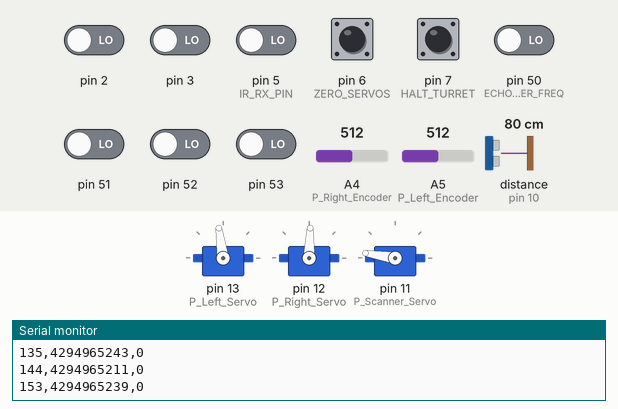
Recording of a sketch running on a simulated Arduino Mega 2560, built with avr-gcc and run on an emulated ATmega2560. Shown: 3 × servo, the last lines printed to the serial monitor. Wiring (inferred from the names in the program): ultrasonic range finder: trigger pin 9; echo pin 10. The inputs (shaded band) are chosen by the test bench; at power-on: pin 6 (ZERO_SERVOS), pin 7 (HALT_TURRET) HIGH, pin 2, pin 3, pin 5 (IR_RX_PIN), pin 50 (ECHO_TIMER_FREQ), pin 51–53 LOW, A5 (P_Left_Encoder) = 512, A4 (P_Right_Encoder) = 512, distance to the obstacle (sensor on pin 10) 80 cm. The echo pulse lasts 58.3 µs per cm.

Above: at 4.8 s.
4.9 s: A5 (P_Left_Encoder) set to 610
At 5.1 s:
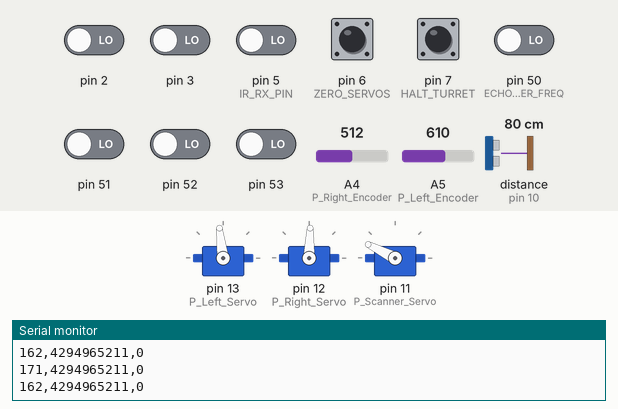
7.9 s: A4 (P_Right_Encoder) set to 610
At 8.0 s:
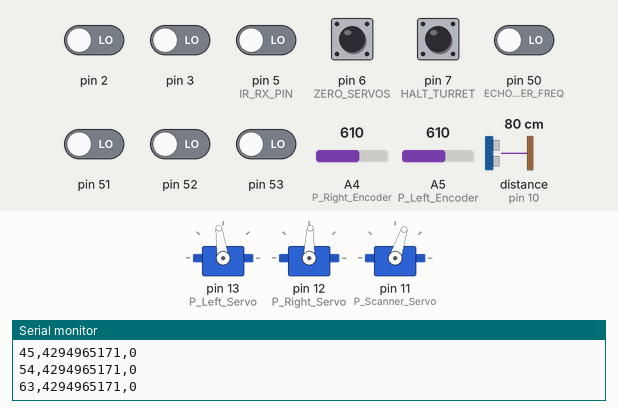
10.9 s: pin 6 (ZERO_SERVOS) pulled LOW for 0.15 s
At 11.16 s:
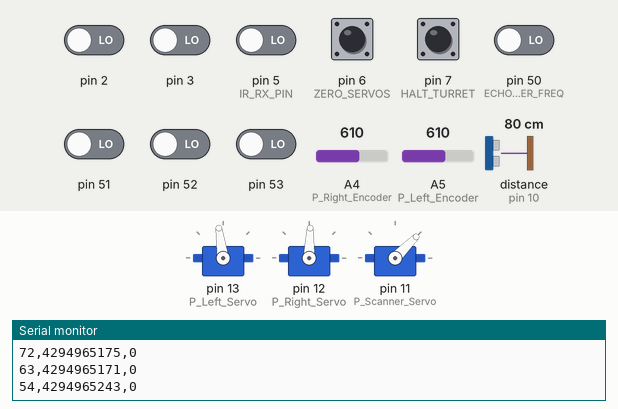
13.9 s: pin 6 (ZERO_SERVOS) pulled LOW for 1 s
At 14.83 s:
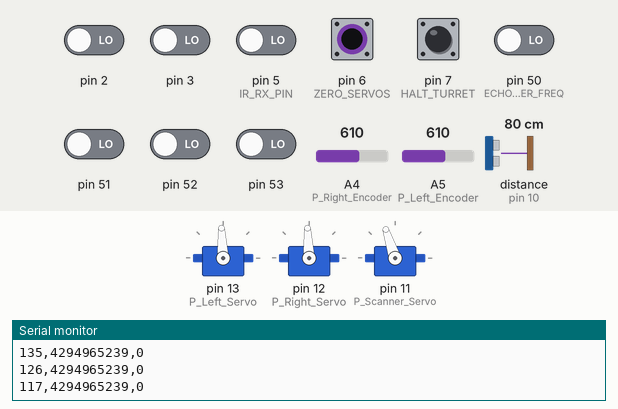
Timing chart, 0 to 17.9 s (numbered marks = the images above; inputs shaded):
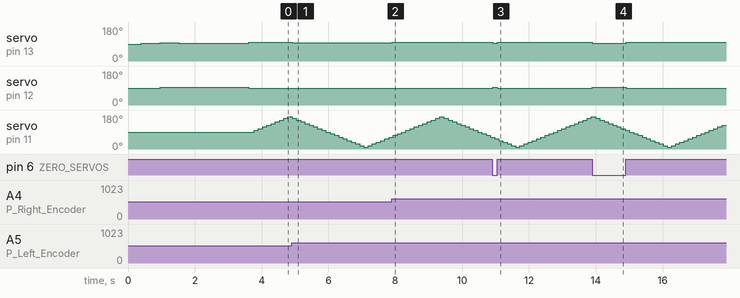

Measured:
- after the input at 4.9 s, servo on pin 13 (P_Left_Servo): 98° → 97° at once
- after the input at 7.9 s, servo on pin 13 (P_Left_Servo): 97° → 98° at once
- after the input at 10.9 s, servo on pin 13 (P_Left_Servo): 98° → 93° at once, → 98° 0.14 s later; servo on pin 12 (P_Right_Servo): 88° → 93° at once, → 88° 0.14 s later
- after the input at 13.9 s, servo on pin 13 (P_Left_Servo): 98° → 93° at once, → 98° 1.0 s later; servo on pin 12 (P_Right_Servo): 88° → 93° at once, → 88° 1.0 s later

The sketch:

origin.ino
```cpp
// BOE Bot Dead Reckoning using wheel encoders
// with IR beacon and HC-SR04 distance sensing
#include <Servo.h>
#include <math.h>
// Hacked version of the NewPing library is BotPing
#include "BotPing.h"

// Debug Pins
#define ZERO_SERVOS 6
#define HALT_TURRET 7

// Pinger
#define TRIGGER_PIN  9  // Arduino pin tied to trigger pin on ping sensor.
#define ECHO_PIN     10  // Arduino pin tied to echo pin on ping sensor.
#define MAX_DISTANCE 200 // Maximum distance we want to ping in cm.
volatile char ping_in_progress = 0;
volatile char isr_interrupt_count = 0;
volatile char isr_preamble_count = 0;
volatile char isr_poll_bits = 0;
volatile char isr_input_pin = 0;
volatile char isr_ir_value = 0;
volatile char isr_ir_available = 0;
unsigned long us_ping_result;
BotPing sonar(TRIGGER_PIN, ECHO_PIN, MAX_DISTANCE);

// Infrared Beacon Receiver
#define IR_RX_PIN 5
volatile uint8_t *irrxInput;
uint8_t irrxBit;


// Switch to enable transmission of telemetry data over serial port
// Otherwise human readable data is printed
char bot_plot = 0;

// Analog inputs used for wheel encoder photo transistors
#define P_Right_Encoder 4
#define P_Left_Encoder 5

// Motor servo control
#define P_Right_Servo 12
#define P_Left_Servo 13
#define L_SERVO_CENTER 1500
#define R_SERVO_CENTER 1500

// Scanner Servo
#define P_Scanner_Servo 11
int scanner_angle = 90;
int old_angle = 90;
int scanner_increment = 9;
int scanner_offset = 0;

// Goal Seeking PID Variables ---------------------------------------
struct go_to_st {
	double gx;
	double gy;
	int speed;
	double tolerance;
	int last;
};
PROGMEM const struct go_to_st go_to_table[] = {
#include "robot_goals.h"
};

// Next point in FLASH table is copied to RAM here
struct go_to_st go_to_point;

char go_to_done = 1;
#define GO_TO_KP 30.0
#define GO_TO_KI 0.0
#define GO_TO_KD 0.0
#define TOO_MUCH_ERROR 50.0
double go_to_x = 0.0;
double go_to_y = 0.0;
double go_to_PID = 0.0;
double go_to_old_err = 0.0;
double go_to_err;
double go_to_distance;
double go_to_tolerance;
int go_to_speed;
double goal_heading, bot_heading, Pterm, Iterm, Dterm;
int right_speed, left_speed;
int go_to_state;
// end of goal seeking variables -----------------------------------


// Odometry constants YOU MUST CALIBRATE THESE CONSTANTS AGAINST YOUR ROBOT
// TICKS_PER_CIRCLE is the number of encoder ticks needed on one wheel to
// turn the robot 360 degrees when the other wheel is not moving
// #define TICKS_PER_CIRCLE 99.6
//#define TICKS_PER_CIRCLE 102
#define TICKS_PER_CIRCLE 153
// DELTA is the amount the robot turns (radians) when one wheel turns by one tick
// delta = 2*PI/TICKS_PER_CIRCLE
//#define DELTA 0.0615998559527410438914243800643
#define DELTA 0.0410665706351606959276162533762

// SIN_DELTA and COS_DELTA are the sine and cosine of DELTA
//#define SIN_DELTA 0.06156090613394283745053467245961
#define SIN_DELTA 0.04105502873160330941527811742663
//#define COS_DELTA 0.99810332873704407815955807227985
#define COS_DELTA 0.99915688688806385405335903139591
// L_SIN_DELTA is the distance the robot moves forward
// when one wheel turns one tick forward
//#define L_SIN_DELTA 0.125
#define L_SIN_DELTA 0.08333333333333333333333333333333

// Odometry variables
// See Parallax application note ApplyEncoder.pdf
// The angle of the robot is not stored as theta, but as sin(theta)
// and cos(theta). No sine and cosine function calls are made in this
// program. The sine and cosine valuse are updated directly.
#define SIDE_LEFT 1
#define SIDE_RIGHT 0
double bot_x;
double bot_y;
double bot_sin;
double bot_cos;
char NewSequence;
char LastSide;

// Servos
Servo servoLeft;
Servo servoRight;
Servo servoScanner;

// Encoder counts updated by poll_encoders() Polling Routine
volatile long ECount_Left;
volatile long ECount_Right;
volatile long WCount_Left;
volatile long WCount_Right;

char ENC_Right, Old_ENC_Right;
char ENC_Left, Old_ENC_Left;

// Servo motor current direction and power
// Forward-Reverse: 1=Forward, 0=stationary, -1=Reverse
#define FR_FORWARD 1
#define FR_REVERSE -1
#define FR_STATIONARY 0
volatile char Fwd_Rev_Left;
volatile char Fwd_Rev_Right;

// Power: -100...0...+100
int Power_Left;
int Power_Right;

// Time allocation in microsoeconds for base level loop
#define BASE_TIME 10000
unsigned long us_consumed_time;	// Loop time consumed by control
unsigned long max_consumed_time = 0;
// System microsecond tick markers
unsigned long us_ticks;
unsigned long us_start_marker;

// Counter for inline tasks executed less often than once per loop
// Every loop takes 10 msec, so if EVERY_N_LOOPS is 10 then tasks
// in the section in loop() get called every 100 msec.
#define EVERY_N_LOOPS 10
#define MIDDLE_LOOP 5
unsigned char loop_counter_n;
// every second
long loop_counter_s;

void setup()
{
	pinMode(ZERO_SERVOS, INPUT_PULLUP);
	pinMode(HALT_TURRET, INPUT_PULLUP);
	Serial.begin(115200);

	servoLeft.attach(P_Left_Servo);
	servoRight.attach(P_Right_Servo);
	servoScanner.attach(P_Scanner_Servo);
	delay(100);
	servoScanner.write(scanner_angle + scanner_offset);
	delay(300);
	//if (digitalRead(ZERO_SERVOS) == LOW) {
	//	servoLeft.writeMicroseconds(L_SERVO_CENTER);
	//	servoRight.writeMicroseconds(R_SERVO_CENTER);
	//	while (1)
	//		;
	//}
	// Serial.println("Align wheels");
	align_wheels();
	delay(1000);
	ENC_Right = 0;
	ENC_Left = 0;
	Old_ENC_Right = 0;
	Old_ENC_Left = 0;
	poll_encoders();
	poll_encoders();
	poll_encoders();

	reset_encoder_counts();

	loop_counter_n = 2;
	loop_counter_s = 0;

	// Initialize odometry
	delay(1000);
	// Serial.println("Init Odometer");
	reset_odometry();

	// Initialize GO TO controller
	go_to_state = 0;
	// Serial.println("Init GOTO");
	delay(100);
	go_to_goal_idx(go_to_state);
	// Serial.println("GOTO Done");

	// Initial time
	us_ticks = micros();
	us_start_marker = us_ticks;

	// Enable Ping, IR and Periodic Interrupts
	irrxInput = portInputRegister(digitalPinToPort(IR_RX_PIN));
	irrxBit = digitalPinToBitMask(IR_RX_PIN);
	// These use the HACKED NewPing Library called BotPing
	// BotPing::ping_timer() simply triggers a ping and does not call BotPing::timer_us
	// BotPing::check_timer() checks for an echo but does not stop the timer
	// The interrupt handler registered by BotPing::sonar.timer_us() can then
	//   handle both echo and IR processing
	sonar.ping_timer(periodicInterrupt);	//
	ping_in_progress = 1;
	sonar.timer_us(ECHO_TIMER_FREQ, periodicInterrupt);
}

void loop()
{
	// poll encoders and perform odometry
	poll_encoders();

	// Invoke GO TO Controller
	go_to_goal_PID();
  do_comm_tasks();
	// If goal is reached advance to the next goal, if any left
	if (go_to_done) {
		if (go_to_point.last == 0) {
			go_to_state++;
			go_to_goal_idx(go_to_state);
		}
	}

	loop_counter_n++;
	if (loop_counter_n == EVERY_N_LOOPS) {
		loop_counter_n = 0;
		// less often called tasks here (10 times a second)
		// Navigation, response to sensor stimulus and so on can happen here

		// Add your 100 mS tasks here
		Serial.print(old_angle);
		Serial.print(",");
		if (ping_in_progress == 1) {
			// Echo should have come back or timed out by now
			// if not then Pinger Error
			Serial.print("0,");
		} else {
			// Ping came back
			// Latest echo delay is in variable: us_ping_result
//			Serial.print(us_ping_result/US_ROUNDTRIP_IN);
       Serial.print(us_ping_result);
			Serial.print(",");
		}
		us_ping_result = 0;
		// Send another ping
		sonar.ping_timer(periodicInterrupt);
		ping_in_progress = 1;
		// Check for IR Beacon
		if (isr_ir_available) {
			isr_ir_available = 0;
			Serial.println(isr_ir_value&0x0f);
		} else {
			Serial.println("0");
		}

		// Tasks done even less often (2x a second)
		// Stagger prnting tasks over two different loop iterations
		loop_counter_s++;
		if ((loop_counter_s % 5) == 0) {
			// if (bot_plot) print_debug1a(); else print_debug1();
			loop_counter_s = 0;
		}
		if ((loop_counter_s % 5) == 2) {
			// if (bot_plot) print_debug2a(); else print_debug2();
		}
		// Update the scanner angle but don't move the servo yet
		old_angle = scanner_angle;
		scanner_angle += scanner_increment;
		if (scanner_angle > 171) {
			scanner_angle = 171 - scanner_increment;
			scanner_increment = - scanner_increment;
		} else if (scanner_angle < 9) {
			scanner_angle = 9 - scanner_increment;
			scanner_increment = -scanner_increment;
		}
	}
	// Move scanner servo at a time staggered 50 ms from ping
	if (loop_counter_n == MIDDLE_LOOP) {
		if (digitalRead(HALT_TURRET) != LOW) {
			servoScanner.write(scanner_angle + scanner_offset);
		}
	}

	// Whatever real time is left in loop() can be used for other tasks
	// max_consumed_time is used to record maximum realtime used per loop
	us_consumed_time = micros() - us_start_marker;
	if (max_consumed_time < us_consumed_time)
		max_consumed_time = us_consumed_time;
	if (us_consumed_time < BASE_TIME) {
		while((micros() - us_start_marker) < BASE_TIME)
			do_comm_tasks();
	}
	us_start_marker = micros();
}

void do_comm_tasks()
{

  int distance = sonar.ping_cm();
//  if(distance < 20){
//    go_to_done = 1;
//    set_speeds_calibrated(0, 0);
//    return;
//  }
}

void print_debug1()
{
	Serial.print("PID=");
	Serial.print(go_to_PID,2);
	Serial.print("  D=");
	Serial.print(go_to_distance, 2);
	Serial.print("  x=");
	Serial.print(bot_x, 2);
	Serial.print("  y=");
	Serial.print(bot_y, 2);
	Serial.print("  a=");
	Serial.print(bot_heading*(180/M_PI), 2);
}
void print_debug1a()
{
	Serial.print(bot_x, 2);
	Serial.print(",");
	Serial.print(bot_y, 2);
	Serial.print(",");
	Serial.print(bot_heading*(180/M_PI), 2);
	Serial.print(",");
}
void print_debug2()
{

	Serial.print("  maxtime=");
	Serial.println(max_consumed_time);
}
void print_debug2a()
{
	Serial.print(go_to_x, 2);
	Serial.print(",");
	Serial.print(go_to_y, 2);
	Serial.print(",");
	Serial.print(left_speed);
	Serial.print(",");
	Serial.println(right_speed);
}

// Read the wheel encoders and perform odometry
// This routine would have been much simpler if crab-walk compensation was not necessary
// Need a volunteer to simplify this code
void poll_encoders()
{
	double bcos;

	// Read the wheel sensor values. This blows away 200 microseconds
	int VR = analogRead(P_Right_Encoder);
	int VL = analogRead(P_Left_Encoder);

	// Check current phototransistor levels with hysteresis
	// ADC values 300 and 600 correspond to the Vil max, and Vih min of the ATMega
	if (VR < 300) ENC_Right = 0;
	else if (VR > 600) ENC_Right = 1;
	if (VL < 300) ENC_Left = 0;
	else if (VL > 600) ENC_Left = 1;

	// Process the right wheel first
	if (ENC_Right != Old_ENC_Right) {
		if (Fwd_Rev_Right > 0)
			ECount_Right++;
		else if (Fwd_Rev_Right < 0)
			ECount_Right--;
		Old_ENC_Right = ENC_Right;
		// Odometry
		if (NewSequence == 0) {	// If last step was the 2nd of a sequence start a new one
			NewSequence = 1;
		} else {	// If side is same as last one start a new sequence
			if (LastSide == SIDE_RIGHT) NewSequence = 1; else NewSequence = 0;
			// But reverse the roles of the wheels if going backward
			if (Fwd_Rev_Right == FR_REVERSE) NewSequence ^= 1;
		}
		// Remember that this side moved (but switch wheel roles if going backward)
		if (Fwd_Rev_Right == FR_REVERSE) LastSide = SIDE_LEFT; else LastSide = SIDE_RIGHT;

		if (NewSequence == 1) {
			// Update position first
			if (Fwd_Rev_Right != FR_REVERSE) {
				bot_x = bot_x + bot_cos * L_SIN_DELTA;
				bot_y = bot_y + bot_sin * L_SIN_DELTA;
			} else {
				bot_x = bot_x - bot_cos * L_SIN_DELTA;
				bot_y = bot_y - bot_sin * L_SIN_DELTA;
			}
			// Then update angle
			if (LastSide == SIDE_RIGHT) {
				bcos = (bot_cos * COS_DELTA) - (bot_sin * SIN_DELTA);
				bot_sin = (bot_sin * COS_DELTA) + (bot_cos * SIN_DELTA);
				bot_cos = bcos;
			} else {
				bcos = (bot_cos * COS_DELTA) + (bot_sin * SIN_DELTA);
				bot_sin = (bot_sin * COS_DELTA) - (bot_cos * SIN_DELTA);
				bot_cos = bcos;
			}

		} else {
			// Update angle first
			if (LastSide == SIDE_RIGHT) {
				bcos = (bot_cos * COS_DELTA) - (bot_sin * SIN_DELTA);
				bot_sin = (bot_sin * COS_DELTA) + (bot_cos * SIN_DELTA);
				bot_cos = bcos;
			} else {
				bcos = (bot_cos * COS_DELTA) + (bot_sin * SIN_DELTA);
				bot_sin = (bot_sin * COS_DELTA) - (bot_cos * SIN_DELTA);
				bot_cos = bcos;
			}
			// Then update position
			if (Fwd_Rev_Right != FR_REVERSE) {
				bot_x = bot_x + bot_cos * L_SIN_DELTA;
				bot_y = bot_y + bot_sin * L_SIN_DELTA;
			} else {
				bot_x = bot_x - bot_cos * L_SIN_DELTA;
				bot_y = bot_y - bot_sin * L_SIN_DELTA;
			}
		}

	}

	// Process the left wheel
	if (ENC_Left != Old_ENC_Left) {
		if (Fwd_Rev_Left > 0)
			ECount_Left++;
		else if (Fwd_Rev_Left < 0)
			ECount_Left--;
		Old_ENC_Left = ENC_Left;
		// Odometry
		if (NewSequence == 0) {	// If last step was the 2nd of a sequence start a new one
			NewSequence = 1;
		} else {	// If side is same as last one start a new sequence
			if (LastSide == SIDE_LEFT) NewSequence = 1; else NewSequence = 0;
			// But reverse the roles of the wheels if going backward
			if (Fwd_Rev_Left == FR_REVERSE) NewSequence ^= 1;
		}
		// Remember that this side moved (but switch wheel roles if going backward)
		if (Fwd_Rev_Left == FR_REVERSE) LastSide = SIDE_RIGHT; else LastSide = SIDE_LEFT;

		if (NewSequence == 1) {
			// Update position first
			if (Fwd_Rev_Left != FR_REVERSE) {
				bot_x = bot_x + bot_cos * L_SIN_DELTA;
				bot_y = bot_y + bot_sin * L_SIN_DELTA;
			} else {
				bot_x = bot_x - bot_cos * L_SIN_DELTA;
				bot_y = bot_y - bot_sin * L_SIN_DELTA;
			}
			// Then update angle
			if (LastSide == SIDE_RIGHT) { // SIDE_RIGHT not a typo
				bcos = (bot_cos * COS_DELTA) - (bot_sin * SIN_DELTA);
				bot_sin = (bot_sin * COS_DELTA) + (bot_cos * SIN_DELTA);
				bot_cos = bcos;
			} else {
				bcos = (bot_cos * COS_DELTA) + (bot_sin * SIN_DELTA);
				bot_sin = (bot_sin * COS_DELTA) -(bot_cos * SIN_DELTA);
				bot_cos = bcos;
			}

		} else {
			// Update angle first
			if (LastSide == SIDE_RIGHT) { // SIDE_RIGHT not a typo
				bcos = (bot_cos * COS_DELTA) - (bot_sin * SIN_DELTA);
				bot_sin = (bot_sin * COS_DELTA) + (bot_cos * SIN_DELTA);
				bot_cos = bcos;
			} else {
				bcos = (bot_cos * COS_DELTA) + (bot_sin * SIN_DELTA);
				bot_sin = (bot_sin * COS_DELTA) - (bot_cos * SIN_DELTA);
				bot_cos = bcos;
			}
			// Then update position
			if (Fwd_Rev_Left != FR_REVERSE) {
				bot_x = bot_x + bot_cos * L_SIN_DELTA;
				bot_y = bot_y + bot_sin * L_SIN_DELTA;
			} else {
				bot_x = bot_x - bot_cos * L_SIN_DELTA;
				bot_y = bot_y - bot_sin * L_SIN_DELTA;
			}
		}

	}
}

void set_speeds_raw(int speedLeft, int speedRight)
{
	// speedLeft, speedRight ranges: Backward  Linear  Stop  Linear   Forward
	//                               -200      -100......0......100       200
	servoLeft.writeMicroseconds(L_SERVO_CENTER + speedLeft);   // Set Left servo speed
	servoRight.writeMicroseconds(R_SERVO_CENTER - speedRight); // Set right servo speed

	if (speedLeft>0) Fwd_Rev_Left = 1;
	else if (speedLeft<0) Fwd_Rev_Left = -1;
	else Fwd_Rev_Left = 0;

	if (speedRight>0) Fwd_Rev_Right = 1;
	else if (speedRight<0) Fwd_Rev_Right = -1;
	else Fwd_Rev_Right = 0;
}

void set_speeds_calibrated(int speedLeft, int speedRight)
{
	// Add a calibration curve here if necessary
	set_speeds_raw(speedLeft, speedRight);
}

void align_wheels()
{
	int i, VS, minv;

	set_speeds_raw(0, 30);
	minv = 2000;
	for (i=0; i<500; i++) {
		delay(1);
		VS = analogRead(P_Right_Encoder);
		if (VS < minv) minv = VS;
	}
	minv += 5;
	for (i=0; i<2000; i++) {
		delay(1);
		VS = analogRead(P_Right_Encoder);
		if (VS < minv) break;
	}
	set_speeds_raw(0, 0);
	set_speeds_raw(30, 0);
	minv = 2000;
	for (i=0; i<500; i++) {
		delay(1);
		VS = analogRead(P_Left_Encoder);
		if (VS < minv) minv = VS;
	}
	minv += 5;
	for (i=0; i<2000; i++) {
		delay(1);
		VS = analogRead(P_Left_Encoder);
		if (VS < minv) break;
	}
	set_speeds_raw(0, 0);
}

void reset_odometry()
{
	bot_x = 0.0;
	bot_y = 0.0;
	bot_sin = 1.0;	// assume robot is headed in the positive y axis direction
	bot_cos = 0.0;
	NewSequence = 0;
	LastSide = SIDE_RIGHT;
}

void reset_encoder_counts()
{
	ECount_Left = 0;
	ECount_Right = 0;
	WCount_Left = 0;
	WCount_Right = 0;
}

// Goal Seeking PID -------------------------------------------
//
// go_to_goal()
//	Initializes the GO TO controller to seek a new goal
//	Inputs:
//		double gx, gy: The coordinates of the new goal
//		int speed: The wheel speed at which robot should seek the goal
//		double tolerance: If the robot is within this distance from the goal it is assumed the
//			robot has reached its goal.
//	When the robot reaches its goal, the wheel motors are stopped, and go_to_done is set to 1
//
void go_to_goal(double gx, double gy, int speed, double tolerance)
{
	go_to_done = 0;
	go_to_x = gx;
	go_to_y = gy;
	go_to_speed = speed;
	go_to_old_err = 0.0;
	go_to_tolerance = tolerance;
	Iterm = 0.0;
	if (digitalRead(ZERO_SERVOS) == LOW) {
		set_speeds_calibrated(0, 0);
	} else {
		set_speeds_calibrated(go_to_speed, go_to_speed);
	}
}
//
// go_to_goal_idx()
//	Provides the same functionality as go_to_goal() but the input parameter
//	is used to index a table in flash of struct go_to_st. The inputs to
//	go_to_goal are taken from the table entry.
//
void go_to_goal_idx(int idx)
{
	int i;
	char *ramp;
	char *flashp;

	flashp = (char *) &(go_to_table[idx]);
	ramp = (char *) &(go_to_point);

	for (i=0; i<sizeof(struct go_to_st); i++) {
		*ramp = pgm_read_byte_near(flashp);
		ramp++;
		flashp++;
	}
	go_to_goal(go_to_point.gx, go_to_point.gy, go_to_point.speed, go_to_point.tolerance);
}
//
// go_to_goal_PID() performs the GO TO controller function
//	although it is named _PID, the implemented controller can
//	be pure P, PI or PID.
//
void go_to_goal_PID()
{
	double dx, dy;
	int speed;

	if (go_to_done) return;
	dx = go_to_x - bot_x;
	dy = go_to_y - bot_y;
	goal_heading = atan2(dy, dx);
	bot_heading = atan2(bot_sin, bot_cos);
	go_to_distance = hypot(dy, dx);
	if (go_to_distance < go_to_tolerance) {
		go_to_done = 1;
		set_speeds_calibrated(0, 0);
		return;
	}
	go_to_err = goal_heading - bot_heading;

	if (go_to_err > M_PI)
		go_to_err = M_PI - go_to_err;
	else if (go_to_err < (-(M_PI)))
		go_to_err += 2*M_PI;

	speed = go_to_speed;

	Pterm = go_to_err * GO_TO_KP;

	// To convert this to full PID uncomment the following lines
	if (abs(go_to_PID) > TOO_MUCH_ERROR)
		// Apply Integral Leak-Down
		Iterm = Iterm *= 0.995; // e^(-1/(T * Fs))
	else
		Iterm = Iterm + go_to_err * GO_TO_KI;

//	Dterm = GO_TO_KP * (go_to_err - go_to_old_err);
Dterm = GO_TO_KD * (go_to_err - go_to_old_err);

	go_to_PID = Pterm + Iterm + Dterm;

	right_speed = speed + go_to_PID;
	left_speed = speed - go_to_PID;
	if (right_speed < -110) right_speed = -110;
	if (right_speed > 110) right_speed = 110;
	if (left_speed < -110) left_speed = -110;
	if (left_speed > 110) left_speed = 110;
	go_to_old_err = go_to_err;
	if (digitalRead(ZERO_SERVOS) == LOW) {
		set_speeds_calibrated(0, 0);
	} else {
		set_speeds_calibrated(left_speed, right_speed);
	}
}

void periodicInterrupt() { // Timer2 interrupt calls this function every 50us for 0.83 cm accuracy
	sei();	// Allow other interrupts to get through especially servo timer1
			// However this better be done in less than 50us or else we'll have a big crash
	if (ping_in_progress && sonar.check_timer()) {
		ping_in_progress = 0;
		us_ping_result = sonar.ping_result;
	}
	isr_interrupt_count++;
	// Perform polling tasks below every 10 interrupts or 500 us
	// Stagger tasks to limit real time used during any one interrupt

	// Task 1 Check for preamble
	if (isr_interrupt_count == 5) {
		if (*irrxInput & irrxBit) {
			isr_input_pin = 0;	// no carrier
			if (isr_preamble_count == 9) {
				// if preamble count was pegged when
				// carrier goes away then start polling bits
				isr_poll_bits = 1;
				isr_ir_available = 0;
				isr_ir_value = 0;
			}
			isr_preamble_count = 0;
		} else {
			isr_input_pin = 1;	// carrier present
			isr_preamble_count++;
			// Preamble should be at least 5 ms long or 10 x 500 us
			// If carrier has been around that long then peg the
			// preamble counter and clear the bit polling counter
			if (isr_preamble_count > 9) {
				isr_preamble_count = 9;
				isr_poll_bits = 0;
			}
		}

	// Task 2 Accumulate bits
	} else if (isr_interrupt_count > 9) {
		isr_interrupt_count = 0;
		if (isr_poll_bits > 0) {
			isr_poll_bits++;
			// Sample bits at 2.0, 5.0, 8.0 and 12.0 ms
			// after end of preamble
			if (isr_poll_bits == 6) {
				if (isr_input_pin) isr_ir_value |= 8;
			} else if (isr_poll_bits == 12) {
				if (isr_input_pin) isr_ir_value |= 4;
			} else if (isr_poll_bits == 18) {
				if (isr_input_pin) isr_ir_value |= 2;
			} else if (isr_poll_bits == 24) {
				if (isr_input_pin) isr_ir_value |= 1;
				isr_ir_available = 1;
			}
			if (isr_poll_bits > 32) isr_poll_bits = 32;
		}
	}
}
```

Source omitted: BotPing.cpp (10264 bytes), BotPing.h (8782 bytes), robot_goals.h (data table, 199 bytes)
